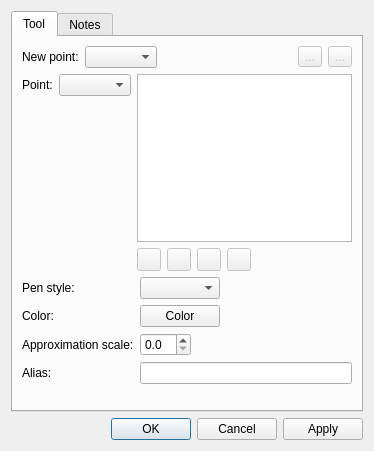
<?xml version="1.0" encoding="UTF-8"?>
<ui version="4.0">
 <class>DialogCubicBezierPath</class>
 <widget class="QDialog" name="DialogCubicBezierPath">
  <property name="geometry">
   <rect>
    <x>0</x>
    <y>0</y>
    <width>374</width>
    <height>451</height>
   </rect>
  </property>
  <property name="windowTitle">
   <string>Tool cubic bezier path</string>
  </property>
  <property name="windowIcon">
   <iconset resource="../../../vmisc/share/resources/icon.qrc">
    <normaloff>:/icon/64x64/icon64x64.png</normaloff>:/icon/64x64/icon64x64.png</iconset>
  </property>
  <layout class="QVBoxLayout" name="verticalLayout_3">
   <item>
    <widget class="QTabWidget" name="tabWidget">
     <property name="currentIndex">
      <number>0</number>
     </property>
     <widget class="QWidget" name="tab">
      <attribute name="title">
       <string>Tool</string>
      </attribute>
      <layout class="QVBoxLayout" name="verticalLayout_5">
       <item>
        <layout class="QHBoxLayout" name="horizontalLayout_3">
         <item>
          <widget class="QLabel" name="label_3">
           <property name="text">
            <string>New point:</string>
           </property>
          </widget>
         </item>
         <item>
          <widget class="QComboBox" name="comboBoxNewPoint"/>
         </item>
         <item>
          <spacer name="horizontalSpacer_5">
           <property name="orientation">
            <enum>Qt::Orientation::Horizontal</enum>
           </property>
           <property name="sizeHint" stdset="0">
            <size>
             <width>40</width>
             <height>20</height>
            </size>
           </property>
          </spacer>
         </item>
         <item>
          <widget class="QToolButton" name="toolButtonAddPoint">
           <property name="enabled">
            <bool>false</bool>
           </property>
           <property name="text">
            <string notr="true">...</string>
           </property>
           <property name="icon">
            <iconset theme="list-add"/>
           </property>
          </widget>
         </item>
         <item>
          <widget class="QToolButton" name="toolButtonRemovePoint">
           <property name="enabled">
            <bool>false</bool>
           </property>
           <property name="text">
            <string notr="true">...</string>
           </property>
           <property name="icon">
            <iconset theme="editdelete"/>
           </property>
          </widget>
         </item>
        </layout>
       </item>
       <item>
        <layout class="QHBoxLayout" name="horizontalLayout">
         <item>
          <layout class="QVBoxLayout" name="verticalLayout">
           <item>
            <layout class="QHBoxLayout" name="horizontalLayout_5">
             <item>
              <widget class="QLabel" name="labelPoint">
               <property name="text">
                <string>Point:</string>
               </property>
              </widget>
             </item>
             <item>
              <widget class="QComboBox" name="comboBoxPoint"/>
             </item>
            </layout>
           </item>
           <item>
            <spacer name="verticalSpacer_2">
             <property name="orientation">
              <enum>Qt::Orientation::Vertical</enum>
             </property>
             <property name="sizeHint" stdset="0">
              <size>
               <width>20</width>
               <height>40</height>
              </size>
             </property>
            </spacer>
           </item>
          </layout>
         </item>
         <item>
          <layout class="QVBoxLayout" name="verticalLayout_2">
           <item>
            <widget class="QListWidget" name="listWidget">
             <property name="toolTip">
              <string>List of points</string>
             </property>
            </widget>
           </item>
           <item>
            <layout class="QHBoxLayout" name="horizontalLayout_10">
             <item alignment="Qt::AlignmentFlag::AlignLeft">
              <widget class="QToolButton" name="toolButtonTop">
               <property name="enabled">
                <bool>false</bool>
               </property>
               <property name="toolTip">
                <string>Move on top</string>
               </property>
               <property name="text">
                <string notr="true"/>
               </property>
               <property name="icon">
                <iconset theme="go-top">
                 <normaloff>../../../../app/tape</normaloff>../../../../app/tape</iconset>
               </property>
              </widget>
             </item>
             <item alignment="Qt::AlignmentFlag::AlignLeft">
              <widget class="QToolButton" name="toolButtonUp">
               <property name="enabled">
                <bool>false</bool>
               </property>
               <property name="toolTip">
                <string>Move up</string>
               </property>
               <property name="text">
                <string notr="true"/>
               </property>
               <property name="icon">
                <iconset theme="go-up">
                 <normaloff>../../../../app/tape</normaloff>../../../../app/tape</iconset>
               </property>
              </widget>
             </item>
             <item alignment="Qt::AlignmentFlag::AlignLeft">
              <widget class="QToolButton" name="toolButtonDown">
               <property name="enabled">
                <bool>false</bool>
               </property>
               <property name="toolTip">
                <string>Move down</string>
               </property>
               <property name="text">
                <string notr="true"/>
               </property>
               <property name="icon">
                <iconset theme="go-down">
                 <normaloff>../../../../app/tape</normaloff>../../../../app/tape</iconset>
               </property>
              </widget>
             </item>
             <item alignment="Qt::AlignmentFlag::AlignLeft">
              <widget class="QToolButton" name="toolButtonBottom">
               <property name="enabled">
                <bool>false</bool>
               </property>
               <property name="toolTip">
                <string>Move on bottom</string>
               </property>
               <property name="text">
                <string notr="true"/>
               </property>
               <property name="icon">
                <iconset theme="go-bottom">
                 <normaloff>../../../../app/tape</normaloff>../../../../app/tape</iconset>
               </property>
              </widget>
             </item>
             <item>
              <spacer name="horizontalSpacer_6">
               <property name="orientation">
                <enum>Qt::Orientation::Horizontal</enum>
               </property>
               <property name="sizeHint" stdset="0">
                <size>
                 <width>5000</width>
                 <height>20</height>
                </size>
               </property>
              </spacer>
             </item>
            </layout>
           </item>
          </layout>
         </item>
        </layout>
       </item>
       <item>
        <layout class="QFormLayout" name="formLayout">
         <property name="fieldGrowthPolicy">
          <enum>QFormLayout::FieldGrowthPolicy::ExpandingFieldsGrow</enum>
         </property>
         <item row="0" column="0">
          <widget class="QLabel" name="label">
           <property name="text">
            <string>Pen style:</string>
           </property>
          </widget>
         </item>
         <item row="0" column="1">
          <widget class="QComboBox" name="comboBoxPenStyle">
           <property name="minimumSize">
            <size>
             <width>80</width>
             <height>0</height>
            </size>
           </property>
           <property name="maximumSize">
            <size>
             <width>110</width>
             <height>16777215</height>
            </size>
           </property>
           <property name="iconSize">
            <size>
             <width>80</width>
             <height>14</height>
            </size>
           </property>
          </widget>
         </item>
         <item row="1" column="0">
          <widget class="QLabel" name="label_5">
           <property name="text">
            <string>Color:</string>
           </property>
          </widget>
         </item>
         <item row="1" column="1">
          <widget class="VPE::QtColorPicker" name="pushButtonColor">
           <property name="text">
            <string notr="true">Color</string>
           </property>
          </widget>
         </item>
         <item row="2" column="0">
          <widget class="QLabel" name="label_2">
           <property name="text">
            <string>Approximation scale:</string>
           </property>
          </widget>
         </item>
         <item row="2" column="1">
          <widget class="QDoubleSpinBox" name="doubleSpinBoxApproximationScale">
           <property name="toolTip">
            <string>Set approximation scale for this curve, 0 - use global value</string>
           </property>
           <property name="decimals">
            <number>1</number>
           </property>
           <property name="maximum">
            <double>10.000000000000000</double>
           </property>
           <property name="singleStep">
            <double>0.100000000000000</double>
           </property>
          </widget>
         </item>
         <item row="3" column="0">
          <widget class="QLabel" name="labelAlias">
           <property name="text">
            <string>Alias:</string>
           </property>
          </widget>
         </item>
         <item row="3" column="1">
          <widget class="QLineEdit" name="lineEditAlias">
           <property name="clearButtonEnabled">
            <bool>true</bool>
           </property>
          </widget>
         </item>
        </layout>
       </item>
       <item>
        <spacer name="verticalSpacer">
         <property name="orientation">
          <enum>Qt::Orientation::Vertical</enum>
         </property>
         <property name="sizeHint" stdset="0">
          <size>
           <width>20</width>
           <height>40</height>
          </size>
         </property>
        </spacer>
       </item>
      </layout>
     </widget>
     <widget class="QWidget" name="tab_2">
      <attribute name="title">
       <string>Notes</string>
      </attribute>
      <layout class="QVBoxLayout" name="verticalLayout_4">
       <item>
        <widget class="QPlainTextEdit" name="plainTextEditToolNotes"/>
       </item>
      </layout>
     </widget>
    </widget>
   </item>
   <item>
    <widget class="QDialogButtonBox" name="buttonBox">
     <property name="orientation">
      <enum>Qt::Orientation::Horizontal</enum>
     </property>
     <property name="standardButtons">
      <set>QDialogButtonBox::StandardButton::Apply|QDialogButtonBox::StandardButton::Cancel|QDialogButtonBox::StandardButton::Ok</set>
     </property>
    </widget>
   </item>
  </layout>
 </widget>
 <customwidgets>
  <customwidget>
   <class>VPE::QtColorPicker</class>
   <extends>QPushButton</extends>
   <header>../vpropertyexplorer/qtcolorpicker.h</header>
  </customwidget>
 </customwidgets>
 <resources>
  <include location="../../../vmisc/share/resources/icon.qrc"/>
 </resources>
 <connections>
  <connection>
   <sender>buttonBox</sender>
   <signal>accepted()</signal>
   <receiver>DialogCubicBezierPath</receiver>
   <slot>accept()</slot>
   <hints>
    <hint type="sourcelabel">
     <x>248</x>
     <y>254</y>
    </hint>
    <hint type="destinationlabel">
     <x>157</x>
     <y>274</y>
    </hint>
   </hints>
  </connection>
  <connection>
   <sender>buttonBox</sender>
   <signal>rejected()</signal>
   <receiver>DialogCubicBezierPath</receiver>
   <slot>reject()</slot>
   <hints>
    <hint type="sourcelabel">
     <x>316</x>
     <y>260</y>
    </hint>
    <hint type="destinationlabel">
     <x>286</x>
     <y>274</y>
    </hint>
   </hints>
  </connection>
 </connections>
</ui>
